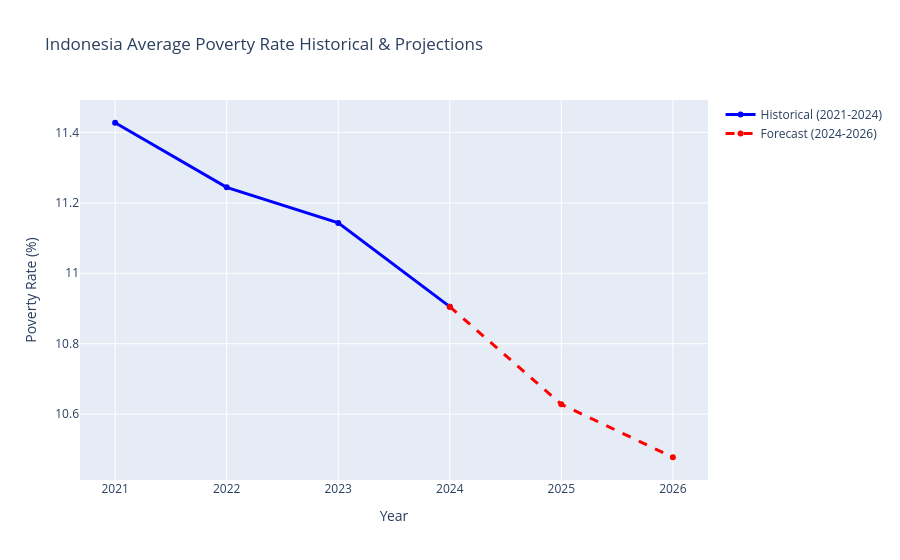

Notebook cell for this chart:
### Markdown cell above
## Visualization of Historical and Forecast Trends

### Code cell
import plotly.graph_objects as go
combined_mean = df_combined.groupby('year')['poverty_rate'].mean()
fig = go.Figure()
fig.add_trace(go.Scatter(x=combined_mean.index[:4], y=combined_mean.values[:4], mode='lines+markers', name='Historical (2021-2024)', line=dict(color='blue', width=3)))
fig.add_trace(go.Scatter(x=combined_mean.index[3:], y=combined_mean.values[3:], mode='lines+markers', name='Forecast (2024-2026)', line=dict(color='red', width=3, dash='dash')))
fig.update_layout(title="Indonesia Average Poverty Rate Historical & Projections", xaxis_title="Year", yaxis_title="Poverty Rate (%)", xaxis=dict(dtick=1))
fig.write_json(OUTPUT_DIR / 'plot_forecast_combined_trend.json')
fig.show()

### Figure 1 — Plotly figure (JSON) as saved in the notebook; plotly's stock layout.template omitted (floating-point values rounded to 4 significant figures)
{"data": [{"line": {"color": "blue", "width": 3}, "mode": "lines+markers", "name": "Historical (2021-2024)", "type": "scatter", "x": [2021, 2022, 2023, 2024], "y": [11.43, 11.24, 11.14, 10.91]}, {"line": {"color": "red", "dash": "dash", "width": 3}, "mode": "lines+markers", "name": "Forecast (2024-2026)", "type": "scatter", "x": [2024, 2025, 2026], "y": [10.91, 10.63, 10.48]}], "layout": {"title": {"text": "Indonesia Average Poverty Rate Historical & Projections"}, "xaxis": {"dtick": 1, "title": {"text": "Year"}}, "yaxis": {"title": {"text": "Poverty Rate (%)"}}}}
